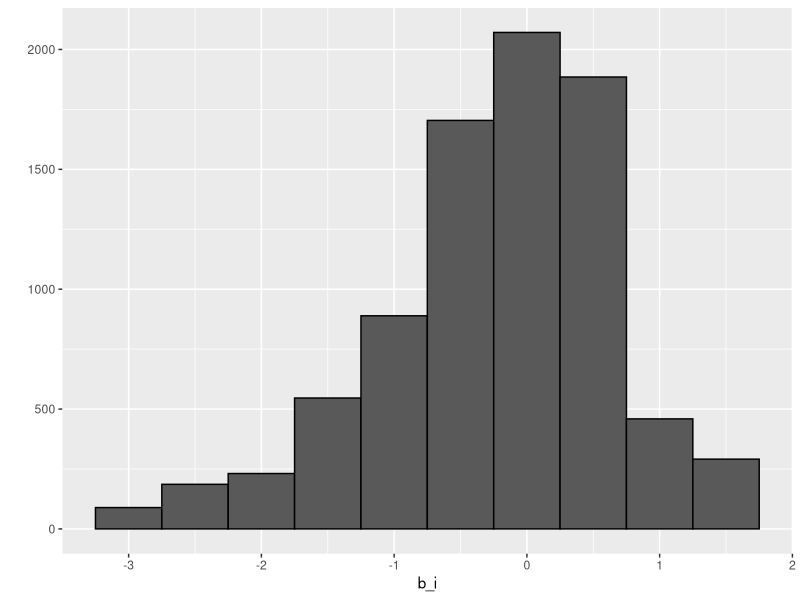
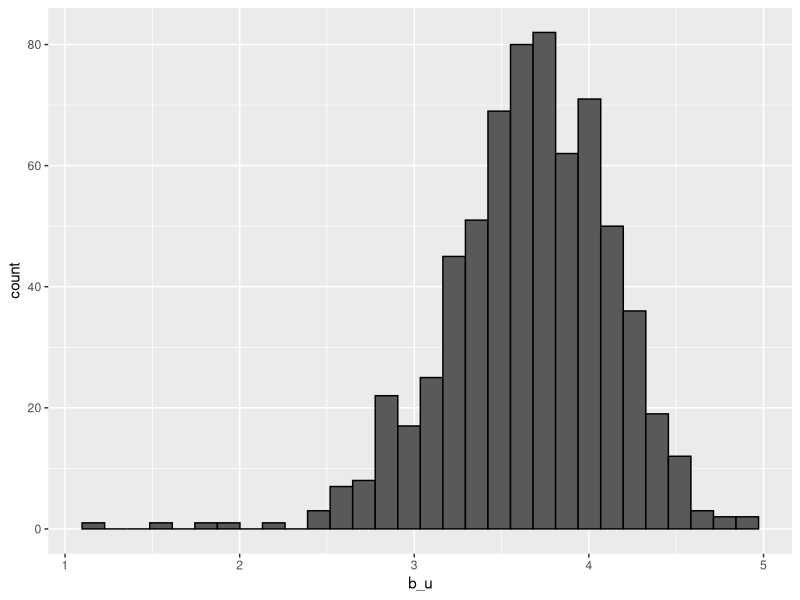

Write the R code that produced these figures, in order. (Note: this script raises an error after producing the figures.)
### Recommendation Systems
library(dslabs)
library(tidyverse)
library(dplyr)
data("movielens")
head(movielens)
# num unique users and moview
movielens %>%
  summarise(n_users = n_distinct(userId),
            n_movies = n_distinct(movieId))
str(movielens)
# test accuracy of models
library(caret)
set.seed(755)
test_index <- createDataPartition(y = movielens$rating, times = 1,
                                  p = 0.2, list = FALSE)
train_set <- movielens[-test_index,] # partition by row
test_set <- movielens[test_index,]

# remove users and movies not in train set
test_set <- test_set %>%
  semi_join(train_set, by = "movieId") %>%
  semi_join(train_set, by = "userId")

# RMSE rating
RMSE <- function(true_ratings, predicted_ratings){
  sqrt(mean((true_ratings - predicted_ratings)^2))
}

## Building Recommendation Systems

# simplest model with all movies having same rating Y_hat = mu_hat + epsilon
mu_hat <- mean(train_set$rating)
mu_hat # avg across all users and movies
naive_rmse <- RMSE(test_set$rating, mu_hat)
naive_rmse

# other nums increase RMSE
predictions <- rep(2.5, nrow(test_set))
head(predictions)
RMSE(test_set$rating, predictions)

# create table for storing results of obtaining RMSE from different methods
rmse_results <- data_frame(method = "Just the average", RMSE = naive_rmse)

# # Include avg rating or effect b for movie i 
# fit <- lm(rating ~ as.factor(userId), data = movielens) - very slow due num of movies

# Using a faster estimation is b_i = mean(y_i) - mu_i
mu <- mean(train_set$rating)
movie_avgs <- train_set %>%
  group_by(movieId) %>%
  summarise(b_i = mean(rating - mu))

movie_avgs %>% qplot(b_i, geom ="histogram", bins = 10, data = ., color = I("black"))


# comparing rmse from 'just the average' method with method include b_i effects for movies
predicted_ratings <- mu + test_set %>% 
  left_join(movie_avgs, by='movieId') %>%
  .$b_i

model_1_rmse <- RMSE(predicted_ratings, test_set$rating)
rmse_results <- bind_rows(rmse_results,
                          data_frame(method="Movie Effect Model",  
                                     RMSE = model_1_rmse ))
rmse_results %>% knitr::kable()

# investigating user effects
train_set %>% 
  group_by(userId) %>% 
  summarize(b_u = mean(rating)) %>% 
  filter(n()>=100) %>%
  ggplot(aes(b_u)) + 
  geom_histogram(bins = 30, color = "black")

# # try lm to fit but could crash computer due size of data:
# lm(rating ~ as.factor(movieId) + as.factor(userId))

# Hence estimate b_u:
user_avgs <- test_set %>%
  left_join(movie_avgs, by = "movieId") %>%
  group_by(userId) %>%
  summarise(b_u = mean(rating - mu - b_i))

# check rmse of new improved model
predicted_ratings <- test_set %>% 
  left_join(movie_avgs, by='movieId') %>%
  left_join(user_avgs, by='userId') %>%
  mutate(pred = mu + b_i + b_u) %>%
  .$pred


model_2_rmse <- RMSE(predicted_ratings, test_set$rating)
rmse_results <- bind_rows(rmse_results,
                          data_frame(method="Movie + User Effects Model",  
                                     RMSE = model_2_rmse ))
rmse_results %>% knitr::kable()


### Comprehension check: Recommendation Systems
# The following exercises all work with the movielens data, which can be loaded using the following code:
library(dslabs)
data("movielens")

# Q1. Compute the number of ratings for each movie and then plot it against the year the movie came out. 
# Use the square root transformation on the counts. What year has the highest median number of ratings?
movielens %>%
  group_by(movieId) %>%
  r_num <- movielens$rating %>%
  na.omit() %>%
  r_nums <- length(r_num) %>%
  ggplot(aes(year = movielens$year, r_nums))
# Error in eval(lhs, parent, parent) : object 'r_num' not found


# max(movielens$year, na.rm = T)
